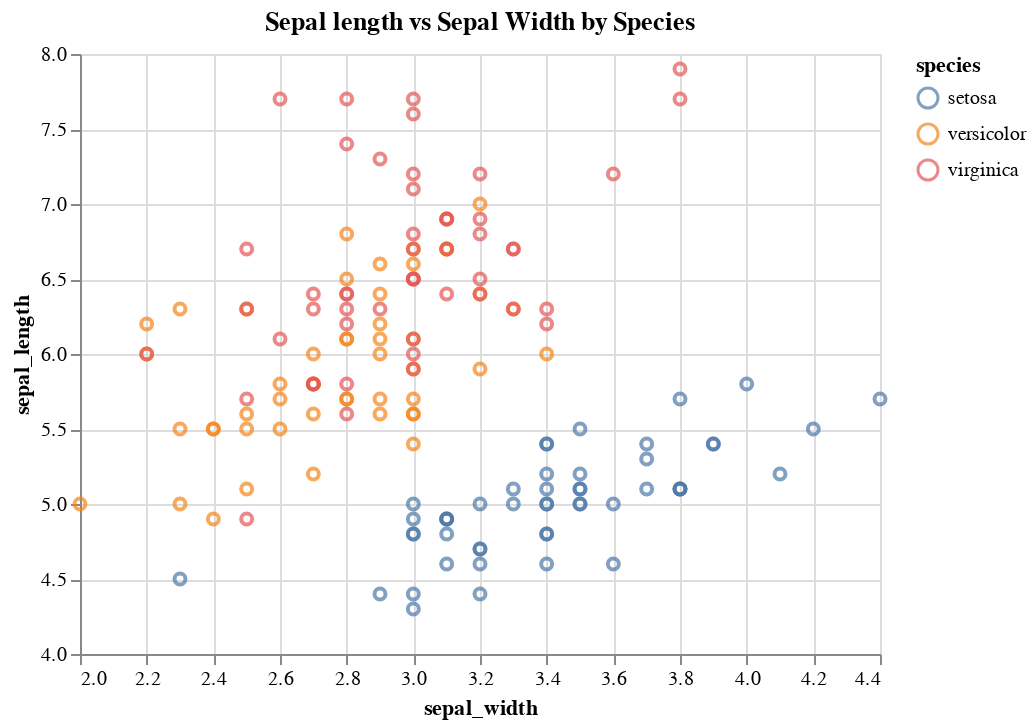

Notebook source saved alongside this figure:
### Code cell
alt.Chart(iris).mark_point().encode(
    x=alt.X("sepal_width", scale=alt.Scale(zero=False)),
    y=alt.Y("sepal_length", scale=alt.Scale(zero=False)),
    color= "species"
).properties(title= "Sepal length vs Sepal Width by Species")

### Figure 1 — Vega-Lite specification as saved in the notebook (floating-point values rounded to 4 significant figures; data arrays with more than 128 entries replaced by an {"elided": "..."} marker saying what was removed)
{"config": {"view": {"continuousWidth": 400, "continuousHeight": 300}}, "data": {"name": "data-55d68bef01494dfb0cf7e3a0f8ee0f5a"}, "mark": "point", "encoding": {"color": {"field": "species", "type": "nominal"}, "x": {"field": "sepal_width", "scale": {"zero": false}, "type": "quantitative"}, "y": {"field": "sepal_length", "scale": {"zero": false}, "type": "quantitative"}}, "title": "Sepal length vs Sepal Width by Species", "$schema": "https://vega.github.io/schema/vega-lite/v4.17.0.json", "datasets": {"data-55d68bef01494dfb0cf7e3a0f8ee0f5a": {"elided": "150 records"}}}
